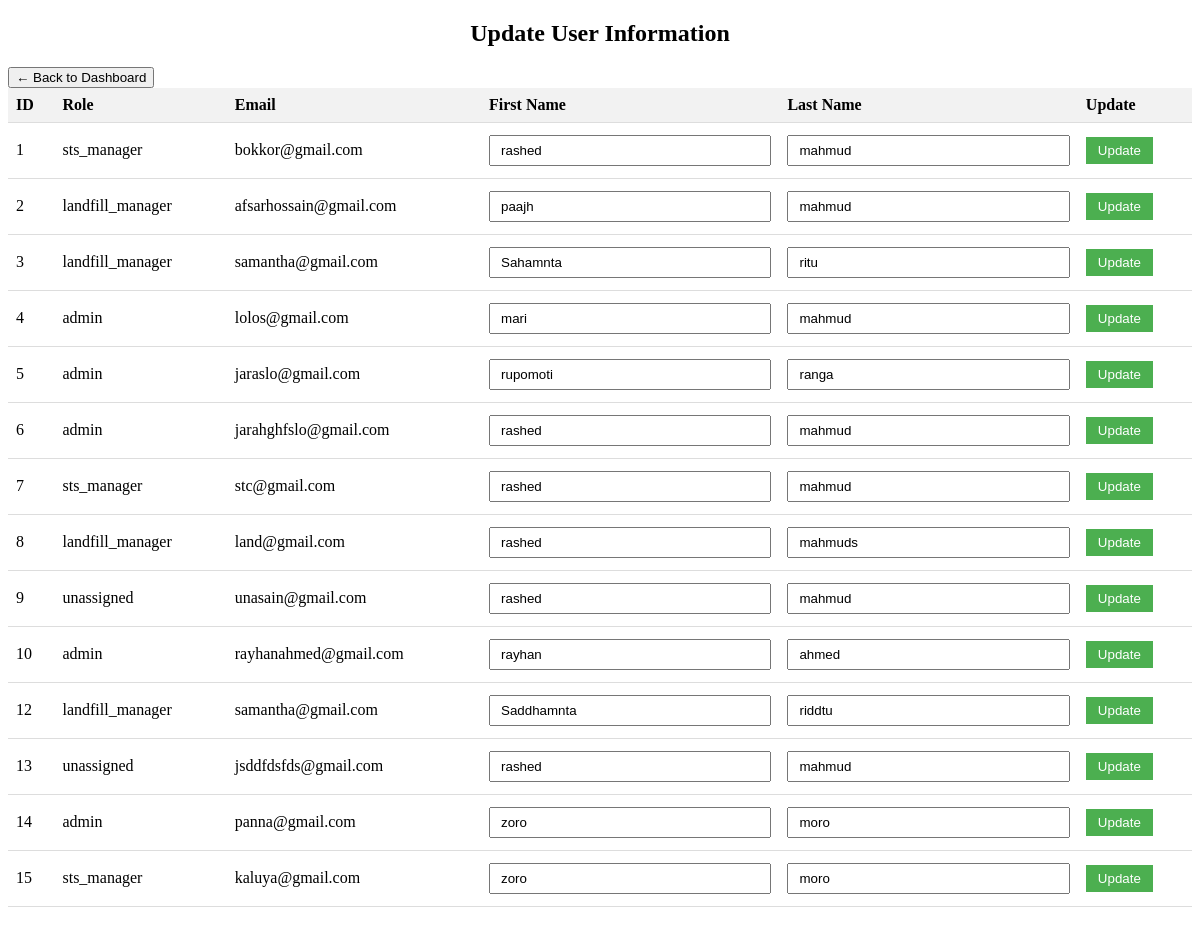
The page /updateusername (signed in) on the database its author committed.
### role/models.py (models this page shows, shortened)
class User(AbstractUser):
    ROLES = (
        ("admin", "System Admin"),
        ("sts_manager", "STS Manager"),
        ("landfill_manager", "Landfill Manager"),
        ("unassigned", "Unassigned"),
    )
    user_id = models.AutoField(primary_key=True)
    id = models.UUIDField(default=uuid.uuid4, editable=False)
    role = models.CharField(max_length=20, choices=ROLES, default="unassigned")
    groups = models.ManyToManyField("auth.Group", related_name="custom_user_groups")
    user_permissions = models.ManyToManyField(
        "auth.Permission", related_name="custom_user_permissions"
    )
    class Meta:
        permissions = [
            ("view_user_roles", "Can view user roles"),
            ("change_user_roles", "Can change user roles"),
        ]

### role/views.py (the view, shortened to what this page needs)
# urls.py: path("updateusername", views.update_user_name, name="update_user_name"),
@login_required
def update_user_name(request):
    users = User.objects.all()
    return render(request, "update_user_name.html", {"users": users})

### template/update_user_name.html (shortened to what this page needs)
<!DOCTYPE html>
<html lang="en">
<head>
</head>
<body>
<h2 class="gtx">Update User Information</h2>
<a class="back-link" href="{% url 'dashboard' %}">
    <button type="button" class="secondary-button">
      <span class="back-icon">&larr;</span>
      Back to Dashboard
    </button>
  </a>
<form method="post" action="{% url 'update_user_name' %}">
    <table>
        <tr>
            <th>ID</th>
            <th>Role</th>
            <th>Email</th>
            <th>First Name</th>
            <th>Last Name</th>
            <th>Update</th>
        </tr>
        {% for user in users %}
        <tr>
            <td>{{ user.user_id }}</td>
            <td>{{ user.role }}</td>
            <td>{{ user.email }}</td>
            <td><input type="text" name="first_name{{ user.user_id }}" value="{{ user.first_name }}"></td>
            <td><input type="text" name="last_name{{ user.user_id }}" value="{{ user.last_name }}"></td>
            <td><button type="submit" class="update-btn">Update</button></td>
        </tr>
        {% endfor %}
    </table>
</form>
</body>
</html>

### template/update_user_name.html (style rules this page uses)
form { margin-bottom: 20px; }
table { width: 100%; border-collapse: collapse; }
th, td { padding: 8px; text-align: left; border-bottom: 1px solid #ddd; }
th { background-color: #f2f2f2; }
input[type="text"] { width: 100%; padding: 6px 10px; margin: 4px 0; box-sizing: border-box; }
.update-btn { background-color: #4CAF50; color: white; padding: 6px 12px; border: none; cursor: pointer; }
.gtx { text-align: center; }

### rows shown on the page
User: user_id "1", role "sts_manager", email "bokkor@gmail.com", first_name "rashed", last_name "mahmud"
User: user_id "2", role "landfill_manager", email "afsarhossain@gmail.com", first_name "paajh", last_name "mahmud"
User: user_id "3", role "landfill_manager", email "samantha@gmail.com", first_name "Sahamnta", last_name "ritu"
User: user_id "4", role "admin", email "lolos@gmail.com", first_name "mari", last_name "mahmud"
User: user_id "5", role "admin", email "jaraslo@gmail.com", first_name "rupomoti", last_name "ranga"
User: user_id "6", role "admin", email "jarahghfslo@gmail.com", first_name "rashed", last_name "mahmud"
User: user_id "7", role "sts_manager", email "stc@gmail.com", first_name "rashed", last_name "mahmud"
User: user_id "8", role "landfill_manager", email "land@gmail.com", first_name "rashed", last_name "mahmuds"
User: user_id "9", role "unassigned", email "unasain@gmail.com", first_name "rashed", last_name "mahmud"
User: user_id "10", role "admin", email "rayhanahmed@gmail.com", first_name "rayhan", last_name "ahmed"
User: user_id "12", role "landfill_manager", email "samantha@gmail.com", first_name "Saddhamnta", last_name "riddtu"
User: user_id "13", role "unassigned", email "jsddfdsfds@gmail.com", first_name "rashed", last_name "mahmud"
User: user_id "14", role "admin", email "panna@gmail.com", first_name "zoro", last_name "moro"
User: user_id "15", role "sts_manager", email "kaluya@gmail.com", first_name "zoro", last_name "moro"
